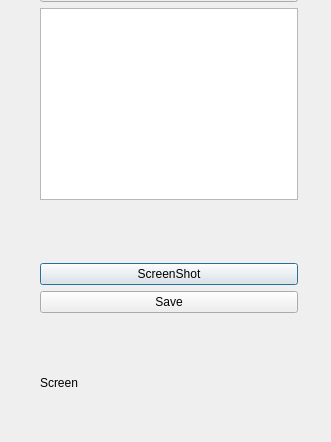
<?xml version="1.0" encoding="UTF-8"?>
<ui version="4.0">
 <class>Dialog</class>
 <widget class="QDialog" name="Dialog">
  <property name="geometry">
   <rect>
    <x>0</x>
    <y>0</y>
    <width>331</width>
    <height>442</height>
   </rect>
  </property>
  <property name="windowTitle">
   <string>Dialog</string>
  </property>
  <widget class="QWidget" name="layoutWidget">
   <property name="geometry">
    <rect>
     <x>40</x>
     <y>-20</y>
     <width>258</width>
     <height>410</height>
    </rect>
   </property>
   <layout class="QVBoxLayout" name="verticalLayout">
    <item>
     <widget class="QComboBox" name="cmbScreens"/>
    </item>
    <item>
     <widget class="QListView" name="listView"/>
    </item>
    <item>
     <spacer name="verticalSpacer">
      <property name="orientation">
       <enum>Qt::Vertical</enum>
      </property>
      <property name="sizeHint" stdset="0">
       <size>
        <width>20</width>
        <height>40</height>
       </size>
      </property>
     </spacer>
    </item>
    <item>
     <widget class="QPushButton" name="btnScreen">
      <property name="text">
       <string>ScreenShot</string>
      </property>
     </widget>
    </item>
    <item>
     <widget class="QPushButton" name="btnSave">
      <property name="text">
       <string>Save</string>
      </property>
     </widget>
    </item>
    <item>
     <spacer name="verticalSpacer_2">
      <property name="orientation">
       <enum>Qt::Vertical</enum>
      </property>
      <property name="sizeHint" stdset="0">
       <size>
        <width>20</width>
        <height>40</height>
       </size>
      </property>
     </spacer>
    </item>
    <item>
     <widget class="QLabel" name="lblScreen">
      <property name="text">
       <string>Screen</string>
      </property>
     </widget>
    </item>
   </layout>
  </widget>
 </widget>
 <resources/>
 <connections/>
</ui>
